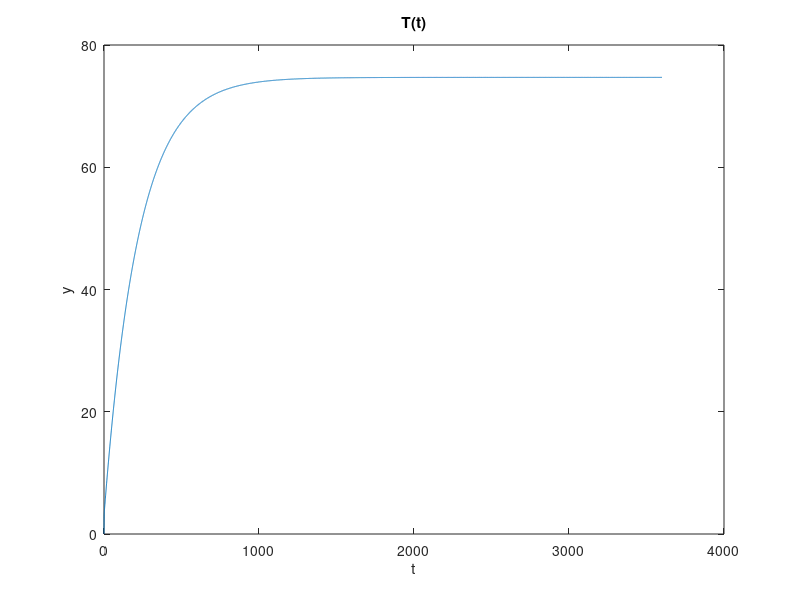

Source code (MATLAB):
% definimos las constantes
C_j   =  0.5;
C_c   =  6.8;
R_jc  =  1;
R_ca  =  30;
T_a   =  30;

a_11 = (-1 / C_c) * ( 1 / R_jc + 1 / R_ca);
a_12 = (1 / (R_jc * C_c));
   a_21 = (1 / (C_j * R_jc));
a_22 = (-1/ (C_j * R_jc));
b = (T_a / R_ca * C_c);
q = 175;
f = @(t, T)[a_11 * T(1) + a_12 * T(2) + b; a_21 * T(1) + a_22 * T(2) - (q * C_j)];
[t, T_sol] = ode45(f, [0, 3600], [0, 0]);
plot(t,T_sol(:,1))

title('T(t)')
xlabel('t'), ylabel('y')
